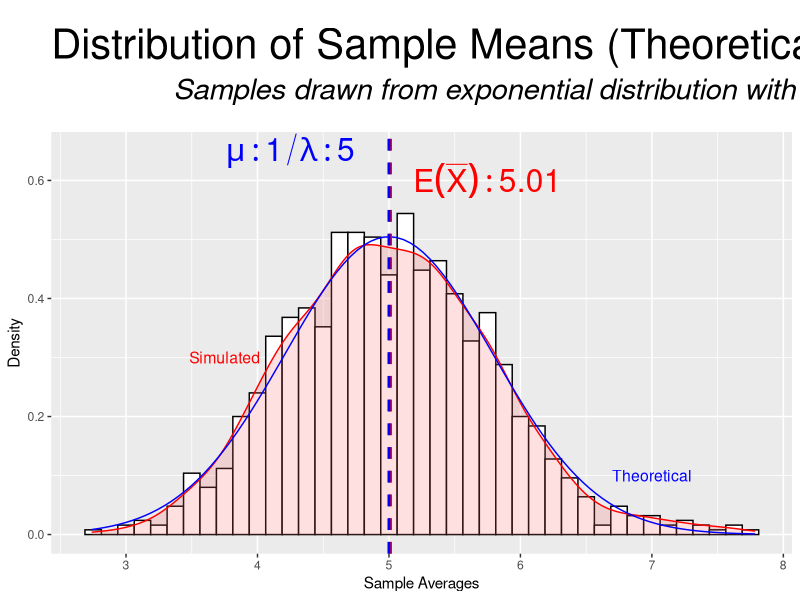
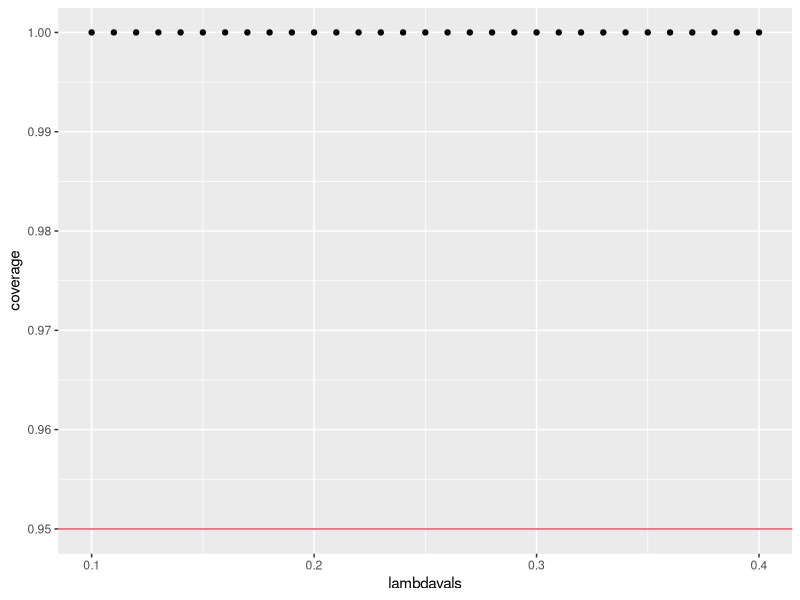

Write the R code that produced these figures, in order.
# Setting seed
set.seed(123)

# We perform 1000 simulations with 40 samples
n <- 40
lambda <- .2
nosim <- 1000


data <- matrix(rexp(nosim * n, rate = lambda), nosim, n)



xbar <- round(mean(apply(data, 1, mean)), digits = 2)
mu <- 1/lambda

library(ggplot2)
Rmeans <- apply(data, 1, mean)
title <- 'Distribution of Sample Means (Theoretical vs Simulated)'
subtitle <- 'Samples drawn from exponential distribution with parameter .2'
m <- ggplot(data.frame(Rmeans), aes(Rmeans)) 
m <- m + geom_histogram(aes(y =..density..), binwidth = (round(max(Rmeans)-min(Rmeans))/40), color = "black", fill = "white")
m <- m + xlab("Sample Averages") + ylab("Density") + ggtitle(bquote(atop(.(title), atop(italic(.(subtitle)), "")))) 
m <- m + geom_density(col="red", alpha=.2, fill="#FF6666") + theme(plot.title = element_text(size=30,lineheight=.8,vjust=-1))
m <- m + stat_function(fun = dnorm, args = list(mean = 1/lambda, sd = (1/lambda/sqrt(n))), color = "blue")
m <- m + geom_vline(aes(xintercept = mean(Rmeans)), color = "red", linetype = "dashed", size = 1)
m <- m + geom_vline(aes(xintercept = (1/lambda)), color = "blue", linetype = "dashed", size = 1)
m <- m + annotate("text", label = "Simulated", x = 3.75, y = .3, size = 4, colour = "red")
m <- m + annotate("text", label = "Theoretical", x = 7, y = .1, size = 4, colour = "blue")
m <- m + annotate('text', label =  paste(paste(paste("E(","bar(X)", sep=""),"):", sep=""),xbar,sep=" "),parse=T, x = 5.75, y = .6, size = 8, colour = "red")
m <- m + annotate('text', label =  paste(paste(paste("mu", ": 1/", sep=""), "lambda", sep=""), " : 5", sep =""),parse=T, x = 4.25, y = .65, size = 8, colour = "blue")
m
#Calculating averages by row, or for the 1000 different simulations over the 40 sample drawn
Ssqr <- round((sd(apply(data, 1, mean))), digits = 2)
#Calculating theoretical mean
mu <- round(((1/lambda)/n), digits = 2)

lambdavals <- seq(.1, .4, by = 0.01)
nosim1 <- 10
n1 <- 10

coverage <- sapply(lambdavals, function(lambd) {
        set.seed(123)
        mu_hats   <- apply(matrix(rexp(n1*nosim1, rate = lambd), nosim1, n1), 1, mean)
        theta_hat <- sd(apply(matrix(rexp(n1*nosim1, rate = lambd), nosim1, n1), 1, mean))
        ll <- mu_hats - qnorm(0.975) * theta_hat
        ul <- mu_hats + qnorm(0.975) * theta_hat
        mean(ll < (1/lambd) & ul > (1/lambd))
        })

# Plot coverage
library(ggplot2)
qplot(lambdavals, coverage) + geom_hline(yintercept=0.95, col=2)